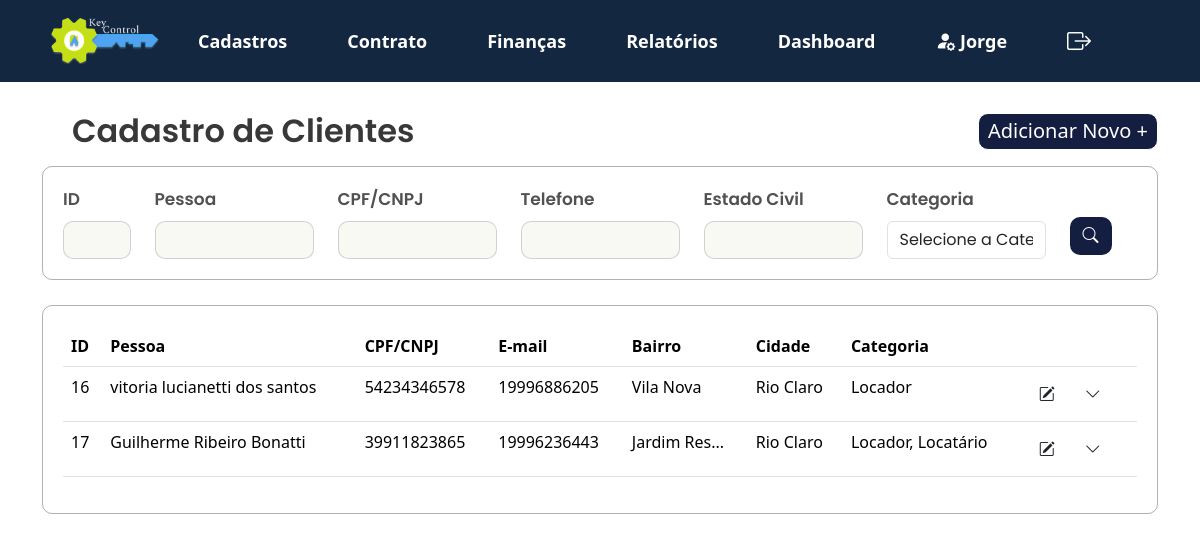
Screenshot of /KeyControl/projeto/views/lista_cliente.php (signed in) with the database file from the repository.
### tables this page shows
CREATE TABLE `cadastro_cliente` (
  `id` int(11) NOT NULL,
  `nome` varchar(100) NOT NULL,
  `rg_ie` varchar(20) DEFAULT NULL,
  `data_nascimento_fundacao` date DEFAULT NULL,
  `telefone` varchar(20) DEFAULT NULL,
  `email` varchar(100) DEFAULT NULL,
  `estado_civil` varchar(20) DEFAULT NULL,
  `nacionalidade` varchar(50) DEFAULT NULL,
  `profissao` varchar(50) DEFAULT NULL,
  `cep` varchar(10) DEFAULT NULL,
  `rua` varchar(100) DEFAULT NULL,
  `numero` varchar(10) DEFAULT NULL,
  `bairro` varchar(50) DEFAULT NULL,
  `cidade` varchar(50) DEFAULT NULL,
  `estado` varchar(50) DEFAULT NULL,
  `pais` varchar(50) DEFAULT NULL,
  `locador` tinyint(1) DEFAULT 0,
  `locatario` tinyint(1) DEFAULT 0,
  `fiador` tinyint(1) DEFAULT 0,
  `comprador` tinyint(1) DEFAULT 0,
  `complemento` varchar(255) DEFAULT NULL,
  `cpf_cnpj` varchar(20) NOT NULL,
  `id_imobiliaria` varchar(20) NOT NULL
);

### KeyControl/projeto/app/controllers/filtros_pessoas.php (called while the page is built, shortened)
<?php
include '../app/controllers/db_conexao.php';
function buildQuery($id, $nome, $cpf_cnpj, $telefone, $estado_civil, $cidade, $categoria) {
    $sql = "SELECT * FROM cadastro_cliente WHERE 1=1";
    $params = [];
    return [$sql, $params];
}
$id = $_POST['id'] ?? '';
$nome = $_POST['nome'] ?? '';
$cpf_cnpj = $_POST['cpf_cnpj'] ?? '';
$telefone = $_POST['telefone'] ?? '';
$estado_civil = $_POST['estado_civil'] ?? '';
$cidade = $_POST['cidade'] ?? '';
$categoria = $_POST['categoria'] ?? '';
list($sql, $params) = buildQuery($id, $nome, $cpf_cnpj, $telefone, $estado_civil, $cidade, $categoria);
if (isset($pdo) && $pdo) {
    try {
        $stmt = $pdo->prepare($sql);
        $stmt->execute($params);
        $result = $stmt->fetchAll(PDO::FETCH_ASSOC);
    } catch (Exception $e) {
        echo "Erro na execução da consulta: " . htmlspecialchars($e->getMessage());
    }
} else {
    echo "Erro na conexão com o banco de dados.";
}
?>

### KeyControl/projeto/views/lista_cliente.php (the view, shortened to what this page needs)
<?php
include '../app/controllers/filtros_pessoas.php';
?>
<!DOCTYPE html>
<html lang="pt-br">
<head>
   <link href="https://cdn.jsdelivr.net/npm/bootstrap@5.3.3/dist/css/bootstrap.min.css" rel="stylesheet">
   <link rel="stylesheet" href="../public/assets/js/menu.js">
   <link rel="stylesheet" href="https://cdn.jsdelivr.net/npm/bootstrap-icons@1.10.5/font/bootstrap-icons.css">
   <link rel="stylesheet" type="text/css" href="../public/assets/css/style2.css">
</head>
<body>
   <?php include 'navbar.php'; ?>
   <section>
      <div class="container">
         <div class="d-flex justify-content-between align-items-center mb-3">
            <h2 class="mb-0">Cadastro de Clientes</h2>
            <a href="../views/cadastro_cliente.php" class="button_adicionarnovo">Adicionar Novo +</a>
         </div>
      </div>
      <div class="container">
         <form method="POST" action="">
            <div class="filtros-container">
               <div class="row g-12">
                  <div class="col-md-1">
                     <label for="id" class="form-label">ID</label>
                     <input type="text" id="id" class="form-control" name="id" value="<?= htmlspecialchars($_POST['id'] ?? '') ?>">
                  </div>
                  <div class="col-md-2">
                     <label for="nome" class="form-label">Pessoa</label>
                     <input type="text" id="nome" class="form-control" name="nome" value="<?= htmlspecialchars($_POST['nome'] ?? '') ?>">
                  </div>
                  <div class="col-md-2">
                     <label for="cpf_cnpj" class="form-label">CPF/CNPJ</label>
                     <input type="text" id="cpf_cnpj" class="form-control" name="cpf_cnpj" value="<?= htmlspecialchars($_POST['cpf_cnpj'] ?? '') ?>">
                  </div>
                  <div class="col-md-2">
                     <label for="telefone" class="form-label">Telefone</label></label>
                     <input type="text" id="telefone" class="form-control" name="telefone" value="<?= htmlspecialchars($_POST['telefone'] ?? '') ?>">
                  </div>
                  <div class="col-md-2">
                     <label for="estado_civil" class="form-label">Estado Civil</label>
                     <input type="text" id="estado_civil" class="form-control" name="estado_civil" value="<?= htmlspecialchars($_POST['estado_civil'] ?? '') ?>">
                  </div>
                  <div class="col-md-2 position-relative">
                     <label for="categoria" class="mb-2">Categoria</label>
                     <select class="form-control" name="categoria" id="categoria" onchange="checkSelection('categoria')">
                        <option value="" disabled <?= !isset($_POST['categoria']) ? 'selected' : '' ?>>Selecione a Categoria</option>
                     </select>
                  </div>
                  <div class="col-md-1">
                     <button class="btn btn-buscar" type="submit">
                        <i class="bi bi-search"></i>
                     </button>
                  </div>
               </div>
            </div>
         </form>
      </div>
   </section>
   <section>
      <div class="container">
         <div class="card_relatório">
            <table class="table table-hover">
               <thead>
                  <tr>
                     <th>ID</th>
                     <th>Pessoa</th>
                     <th>CPF/CNPJ</th>
                     <th>E-mail</th>
                     <th>Bairro</th>
                     <th>Cidade</th>
                     <th>Categoria</th>
                     <th></th>
                  </tr>
               </thead>
               <tbody>
                  <?php
                  if ($result && count($result) > 0) {
                     foreach ($result as $row) {
                        $categorias = [];
                        if ($row['locador']) {
                           $categorias[] = 'Locador';
                        }
                        if ($row['locatario']) {
                           $categorias[] = 'Locatário';
                        }
                        $categoriaTexto = implode(', ', $categorias);
                        echo "<tr>
                                     <td>" . htmlspecialchars($row['id']) . "</td>
                                     <td>" . htmlspecialchars($row['nome']) . "</td>
                                     <td>" . htmlspecialchars($row['cpf_cnpj']) . "</td>
                                    <td>" . htmlspecialchars($row['telefone']) . "</td>
                                     <td>" . htmlspecialchars(substr($row['bairro'], 0, 10) . (strlen($row['bairro']) > 10 ? '...' : '')) . "</td>
                                     <td>" . htmlspecialchars($row['cidade']) . "</td>
                                     <td>" . htmlspecialchars($categoriaTexto) . "</td>
                                     <td>
                                         <button class='btn' onclick=\"window.location.href='../views/modifica_cliente.php?id=" . htmlspecialchars($row['id']) . "'\">
                                          <i class='bi bi-pencil-square'></i>
                                          </button>
                                         <button class='btn' onclick='toggleSubMenu(this)'>
                                             <i class='bi bi-chevron-down'></i>
                                         </button>
                                         <div class='submenu' style='display: none;'>
                                             <div class='submenu-options'>
                                                 <button class='imprimir' onclick='redirectToRelatorio(" . htmlspecialchars($row['id']) . ")'>
                                                      <i class='bi bi-printer'></i> Imprimir
                                                </button>
                                                 <button class='excluir' onclick='deleteRecord(" . htmlspecialchars($row['id']) . ")'>
                                                     <i class='bi bi-trash'></i> Excluir
                                                 </button>
                                             </div>
                                         </div>
                                     </td>
                                 </tr>";
                     }
                  } else {
                     echo "<tr><td colspan='9'>Nenhum registro encontrado</td></tr>";
                  }
                  ?>
               </tbody>
            </table>
         </div>
      </div>
   </section>
</body>
</html>

### KeyControl/projeto/views/navbar.php (shortened to what this page needs)
<head>
  <link rel="stylesheet" type="text/css" href="../public/assets/css/style1.css">
</head>
<nav class="navbar navbar-expand-sm">
  <div class="container">
    <div class="collapse navbar-collapse" id="navbarNavDropdown">
      <ul class="navbar-nav align-items-center">
        <li>
          <a class="nav-link" href="../views/home.php"><img src="../public/assets/img/Logomarca.png" width="110px"></a>
        </li>
      </ul>
      <ul class="navbar-nav align-items-center">
        <li class="nav-item dropdown">
          <a class="nav-link" href="#" id="drop" role="button" data-bs-toggle="dropdown" aria-expanded="false">
            Cadastros
          </a>
        </li>
      </ul>
      <ul class="navbar-nav align-items-center">
        <li class="nav-item dropdown">
          <a class="nav-link" href="#" id="drop" role="button" data-bs-toggle="dropdown" aria-expanded="false">
            Contrato
          </a>
        </li>
      </ul>
      <ul class="navbar-nav align-items-center">
        <li class="nav-item dropdown">
          <a class="nav-link" href="#" id="drop" role="button" data-bs-toggle="dropdown" aria-expanded="true">
            Finanças
          </a>
        </li>
      </ul>
      <ul class="navbar-nav align-items-center">
        <li class="nav-item dropdown">
          <a class="nav-link" href="#" id="drop" role="button" data-bs-toggle="dropdown" aria-expanded="false">
            Relatórios
          </a>
        </li>
      </ul>
      <ul class="navbar-nav align-items-center">
        <li class="nav-item dropdown">
          <a class="nav-link" href="#">Dashboard</a>
        </li>
      </ul>
      <ul class="navbar-nav align-items-center">
        <li class="nav-item dropdown">
          <a class="nav-link" href="../views/perfil.php"><i class="bi bi-person-fill-gear fs-5"></i>
          <?php
          $user_name = htmlspecialchars($_SESSION['user_name'] ?? 'Usuário');
          $first_name = explode(' ', $user_name)[0];
          echo $first_name;
          ?>
          </a>
        </li>
      </ul>
      <ul class="navbar-nav align-items-center">
        <li class="nav-item dropdown">
          <a class="nav-link" href="../app/controllers/logout.php"><i class="bi bi-box-arrow-right fs-4"></i></a>
        </li>
      </ul>
    </div>
  </div>
</nav>

### KeyControl/projeto/public/assets/css/style2.css (style rules this page uses)
h2 { font-family: "Poppins", sans-serif; font-weight: 600; font-style: normal; color: #383838; margin: 30px; }
.container h2 { position: relative; z-index: 1; }
nav { z-index: 3 !important; }
form { font-family: "Poppins", sans-serif; font-style: normal; font-weight: 600; font-size: 17px; color: rgb(82, 80, 80); }
input.form-control { background-color: #F7F9F2; color: #333; border: 0px; }
h2.mb-0 { margin-block: auto; }
.filtros-container input.form-control { border: 1px solid #3838383b; border-radius: 10px; }
.filtros-container { width: auto; height: auto; border: 1px solid #38383862; border-radius: 10px; padding: 20px; display: flex; }
.filtros-container .btn-buscar { margin-top: 30px; }
.btn-buscar { background-color: #131E41; color: white; border-radius: 10px; }
.card_relatório { width: auto; height: auto; border: 1px solid #38383862; border-radius: 10px; margin-top: 25px; margin-bottom: 20px; padding: 20px; }
.button_adicionarnovo { border: 1px solid; border-radius: 10px; background-color: #131E41; width: 180px; height: 37px; align-items: center; display: flex; justify-content: center; align-items: center; text-align: center; color: #ffffff; font-size: 20px; text-decoration: none; }

### KeyControl/projeto/public/assets/css/style1.css (style rules this page uses)
nav { background-color: #132741; margin-bottom: 30px; }
nav .nav-link { color: white; font-size: 18px; font-weight: 600; }
nav .nav-item { margin: 7px; padding: 0 15px; }
nav i { width: 100%; }

### rows the page displays
cadastro_cliente: id "16", nome "vitoria lucianetti dos santos", cpf_cnpj "54234346578", telefone "19996886205", bairro "Vila Nova", cidade "Rio Claro", categoriaTexto "Locador"
cadastro_cliente: id "17", nome "Guilherme Ribeiro Bonatti", cpf_cnpj "39911823865", telefone "19996236443", bairro "Jardim Res...", cidade "Rio Claro", categoriaTexto "Locador, Locatário"

### other values shown
$first_name "Jorge"
